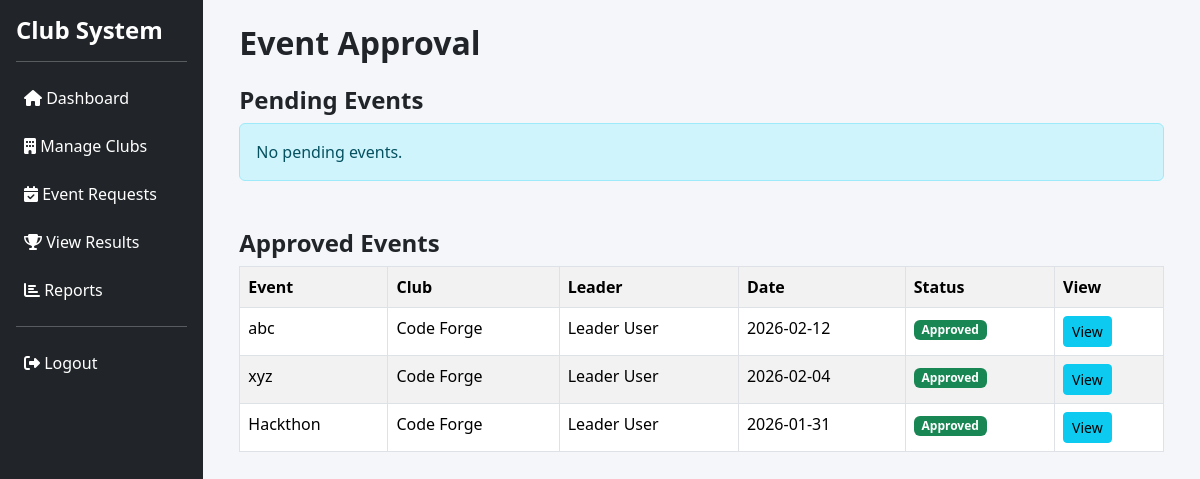
/admin/events.php (signed in), run on the app's committed database.
### tables this page shows
CREATE TABLE `events` (
  `event_id` int(11) NOT NULL,
  `club_id` int(11) NOT NULL,
  `created_by` int(11) NOT NULL,
  `title` varchar(150) NOT NULL,
  `description` text DEFAULT NULL,
  `event_date` date DEFAULT NULL,
  `approval_status` enum('pending','approved','rejected') DEFAULT 'pending',
  `created_at` timestamp NOT NULL DEFAULT current_timestamp()
);

CREATE TABLE `clubs` (
  `club_id` int(11) NOT NULL,
  `club_name` varchar(100) NOT NULL,
  `description` text DEFAULT NULL,
  `leader_id` int(11) DEFAULT NULL,
  `faculty_id` int(11) DEFAULT NULL,
  `created_at` timestamp NOT NULL DEFAULT current_timestamp()
);

CREATE TABLE `users` (
  `user_id` int(11) NOT NULL,
  `name` varchar(100) NOT NULL,
  `email` varchar(100) NOT NULL,
  `password` varchar(255) NOT NULL,
  `role` enum('admin','leader','student','faculty') NOT NULL,
  `status` enum('active','inactive') DEFAULT 'active',
  `created_at` timestamp NOT NULL DEFAULT current_timestamp(),
  `reset_token` varchar(255) DEFAULT NULL,
  `reset_token_expiry` datetime DEFAULT NULL
);

### src/admin/events.php (the view, shortened to what this page needs)
<?php
include "../config/db.php";
include "../includes/header.php";
include "../includes/sidebar.php";
$pending_events = mysqli_query($conn, "
    SELECT e.*, c.club_name, u.name AS leader_name
    FROM events e
    JOIN clubs c ON e.club_id = c.club_id
    JOIN users u ON e.created_by = u.user_id
    WHERE e.approval_status = 'pending'
    ORDER BY e.event_date ASC
");
$approved_events = mysqli_query($conn, "
    SELECT e.*, c.club_name, u.name AS leader_name
    FROM events e
    JOIN clubs c ON e.club_id = c.club_id
    JOIN users u ON e.created_by = u.user_id
    WHERE e.approval_status = 'approved'
    ORDER BY e.event_date DESC
");
?>
<div class="container-fluid">
<h2 class="mb-4">Event Approval</h2>
<h4>Pending Events</h4>
<?php if(mysqli_num_rows($pending_events) == 0){ ?>
    <div class="alert alert-info">No pending events.</div>
<?php } ?>
<h4 class="mt-5">Approved Events</h4>
<?php if(mysqli_num_rows($approved_events) == 0){ ?>
    <div class="alert alert-warning">No approved events yet.</div>
<?php } else { ?>
<table class="table table-bordered table-striped">
<tr>
    <th>Event</th>
    <th>Club</th>
    <th>Leader</th>
    <th>Date</th>
    <th>Status</th>
    <th>View</th>
</tr>
<?php while($e = mysqli_fetch_assoc($approved_events)){ ?>
<tr>
    <td><?= $e['title'] ?></td>
    <td><?= $e['club_name'] ?></td>
    <td><?= $e['leader_name'] ?></td>
    <td><?= $e['event_date'] ?></td>
    <td><span class="badge bg-success">Approved</span></td>
    <td>
        <a href="event_view.php?id=<?= $e['event_id'] ?>" class="btn btn-info btn-sm">View</a>
    </td>
</tr>
<?php } ?>
</table>
<?php } ?>
</div>
<?php include "../includes/footer.php"; ?>

### src/assets/css/style.css (style rules this page uses)
body { background-color: #f4f6f9; font-family: 'Segoe UI', sans-serif; }
.table { background: #fff; }
h2, h4, h5 { font-weight: 600; }

### data on the page
events: title "abc", club.club_name "Code Forge", created_by.name "Leader User", event_date "2026-02-12"
events: title "xyz", club.club_name "Code Forge", created_by.name "Leader User", event_date "2026-02-04"
events: title "Hackthon", club.club_name "Code Forge", created_by.name "Leader User", event_date "2026-01-31"
